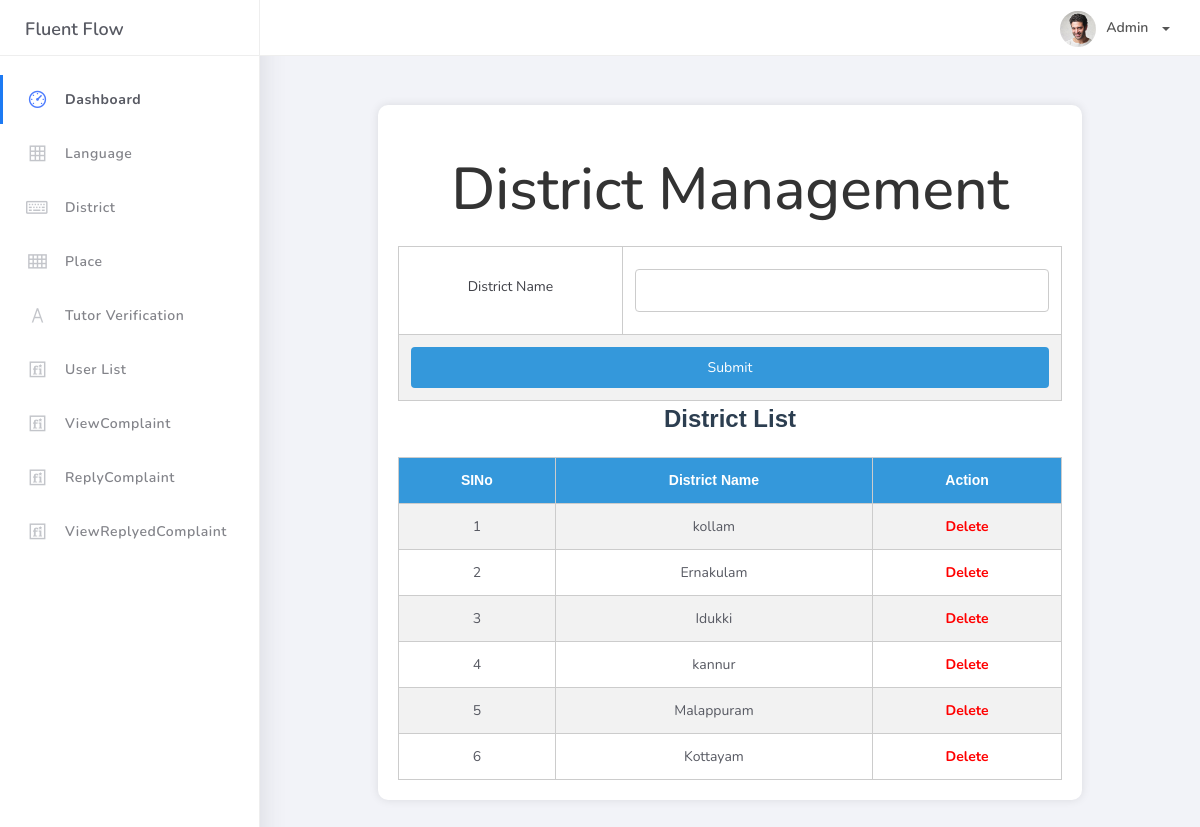
Page /Project/Admin/District.php (signed in) on the committed database.
### tables this page shows
CREATE TABLE `tbl_district` (
  `district_id` int(11) NOT NULL,
  `district_name` varchar(60) NOT NULL
);

### Project/Admin/District.php (the view, shortened to what this page needs)
<?php
include('../Assests/connection/connection.php');
include('Header.php');
?>
<!DOCTYPE html>
<html xmlns="http://www.w3.org/1999/xhtml">
<head>
</head>
<body>
    <div class="container">
        <h1>District Management</h1>
        <form id="form1" name="form1" method="post" action="">
            <table>
                <tr>
                    <td><label for="txtname">District Name</label></td>
                    <td><input type="text" name="txtname" id="txtname" /></td>
                </tr>
                <tr>
                    <td colspan="2" align="center">
                        <input type="submit" name="btnsubmit" id="btnsubmit" value="Submit" />
                    </td>
                </tr>
            </table>
        </form>
        <div class="dashboard-title">District List</div>
        <table>
            <tr>
                <th>SINo</th>
                <th>District Name</th>
                <th>Action</th>
            </tr>
            <?php
            $selQry = "select * from tbl_district";
            $result = $con->query($selQry);
            $i = 0;
            while($data = $result->fetch_assoc())
            {
                $i++;
            ?>
            <tr>
                <td><?php echo $i; ?></td>
                <td><?php echo $data["district_name"]; ?></td>
                <td><a href="District.php?delID=<?php echo $data["district_id"]; ?>" class="delete-btn">Delete</a></td>
            </tr>
            <?php } ?>
        </table>
    </div>
</body>
</html>

### Project/Admin/District.php (style rules this page uses)
body { font-family: Arial, sans-serif; background-color: #f4f7f9; margin: 0; padding: 0; }
h1 { text-align: center; color: #333; margin-top: 30px; }
.container { width: 80%; margin: 20px auto; background-color: #fff; box-shadow: 0px 0px 10px rgba(0, 0, 0, 0.1); padding: 20px; border-radius: 10px; }
form { margin-top: 20px; }
table { width: 100%; border-collapse: collapse; margin-top: 20px; }
table, th, td { border: 1px solid #ccc; }
th, td { padding: 12px; text-align: center; }
th { background-color: #3498db; color: white; }
tr:nth-child(even) { background-color: #f2f2f2; }
input[type="text"] { width: 100%; padding: 10px; margin: 10px 0; border: 1px solid #ccc; border-radius: 4px; }
input[type="submit"] { background-color: #3498db; color: white; padding: 10px 20px; border: none; border-radius: 4px; cursor: pointer; width: 100%; }
.delete-btn { color: red; text-decoration: none; font-weight: bold; }
.dashboard-title { text-align: center; font-size: 24px; color: #2c3e50; font-weight: bold; }

### rows in the picture
tbl_district: district_name "kollam"
tbl_district: district_name "Ernakulam"
tbl_district: district_name "Idukki"
tbl_district: district_name "kannur"
tbl_district: district_name "Malappuram"
tbl_district: district_name "Kottayam"
